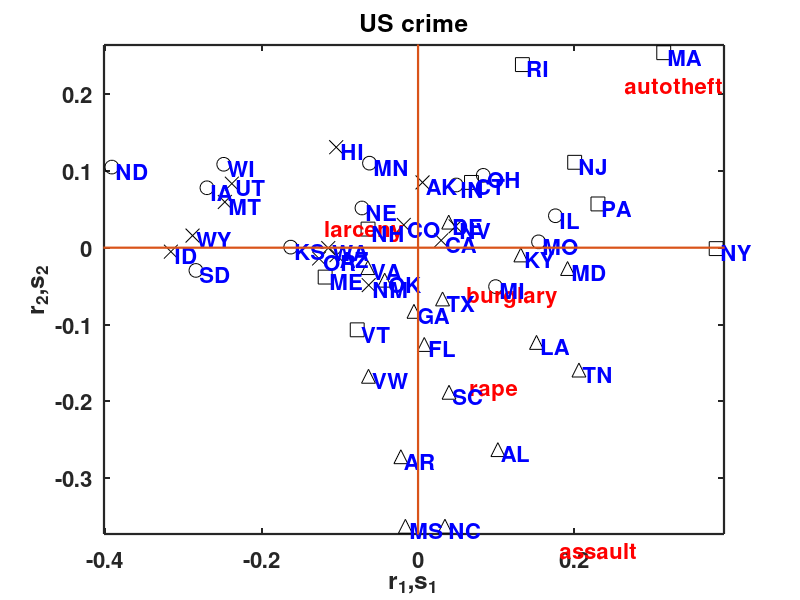

The MATLAB source for this figure:
% clear variables and close windows
clear all
close all
clc

load('uscrime.dat')
x = uscrime;

% labels for crimes
crime     = strvcat('murder', 'rape', 'robbery', 'assault', 'burglary', 'larceny', 'autotheft');
crime     = cellstr(crime);
% labels for regions
state     = strvcat('ME','NH','VT','MA','RI','CT','NY','NJ','PA','OH','IN','IL','MI','WI','MN','IA','MO','ND','SD','NE','KS','DE','MD','VA','VW','NC','SC','GA','FL','KY','TN','AL','MS','AR','LA','OK','TX','MT','ID','WY','CO','NM','AZ','UT','NV','WA','OR','CA','AK','HI');
state     = cellstr(state);

col       = x(:,10)-1; % region numbers
x         = x(:,3:9);
xrows     = state;
xcols     = crime;

a     = sum(x,2); % row sum
  b     = sum(x,1); % col sum

  e     = a*b./sum(a);

%chi-matrix
  cc    = (x-e)./sqrt(e);

%singular value decomposition
[g l d] = svd(cc,0);
  
%eigenvalues
  ll    = diag(l).*diag(l);
%cumulated percentage of the variance
  aux   = cumsum(ll)./sum(ll);
  perc  = [ll,aux];

  r1    = repmat(diag(l)',size(g,1),1).*g; %multiplies each column of g with each corresponding element of l
  r     = (r1./repmat(sqrt(a),1,size(g,2))); %divides each row of r1 with each corresponding element of sqrt(a)

  s1    = repmat(diag(l)',size(d,1),1).*d; %multiplies each column of d with each corresponding element of l
  s     = (s1./repmat(sqrt(b)',1,size(d,2))); %divides each row of s1 with each corresponding element of sqrt(b)

  car   = repmat(a,1,size(r,2)).*r.^2./repmat(ll',size(r,1),1); %contribution in r

  cas   = repmat(b',1,size(s,2)).*s.^2./repmat(ll',size(s,1),1); %contribution in s

rr      = r(:,1:2);
rr(:,2) = rr(:,2)*(-1);
ss = s(:,1:2);
ss(:,2) = ss(:,2)*(-1);

Markers= ['s','s','s','s','s','s','s','s','s',...
 'o','o','o','o','o','o','o','o','o','o','o','o',...
 '^','^','^','^','^','^','^','^','^','^','^','^','^','^','^','^',...
 'x','x','x','x','x','x','x','x','x','x','x','x','x'];
figure(1)
hold on
for i=1:size(rr,1)
plot(rr(i,1),rr(i,2),Markers(i),'Color','k','MarkerSize',10)
end
xlabel('r_1,s_1','FontSize',16,'FontWeight','Bold')
ylabel('r_2,s_2','FontSize',16,'FontWeight','Bold')
title('US crime','FontSize',16,'FontWeight','Bold')
xlim([min(rr(:,1))-0.01,max(rr(:,1))+0.01])
ylim([min(rr(:,2)-0.01),max(rr(:,2))+0.01])
text(ss(:,1),ss(:,2),xcols,'Color','r','FontSize',16,'FontWeight','Bold')
text(rr(:,1)+0.005,rr(:,2)-0.005,xrows,'Color','b','FontSize',16,'FontWeight','Bold')
box on
line([0,0]',[-2,3]','LineWidth',1.6)
line([-4,4]',[0,0]','LineWidth',1.6)
set(gca,'LineWidth',1.6,'FontSize',16,'FontWeight','Bold')
hold off





